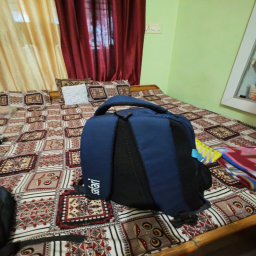
#> input picture captured/images_256/backpack.png, 256 x 256 px; its folder holds only this picture in this run
$ python annotate.py
#> lines starting #> are read from the running program, lines starting #| are printed output that depends on the picture; after the words box and inside, x2 and y2 are one past the last pixel; in counts of white or black regions, pixels touching at a corner belong together
"""Polygon mask annotator for the captured photos.

Runs on the already-resized 256x256 PNGs, as Section 1c requires the mask to be
drawn on the resized photo. Displayed at 3x so edges can be placed accurately;
clicks are mapped back to 256x256 coordinates. Writes masks with the object at
255 and the background at 0.

Controls
  left click    add a polygon vertex
  u / backspace undo last vertex
  c             close the current polygon and add it to the mask
  e             toggle erase mode (next closed polygon is subtracted)
  r             reset this image
  n             save and go to next image
  p             previous image
  q             save and quit
"""
import os, sys, glob
sys.path.insert(0, os.path.dirname(os.path.abspath(__file__)))
# Qt ships no fonts in the OpenCV wheel; the window itself is fine and all text
# is drawn by cv2.putText (Hershey), so silence the cosmetic warnings.
os.environ.setdefault("QT_LOGGING_RULES", "*=false")
import numpy as np
import cv2

ZOOM = 3
IMG_DIR = "captured/images_256"
MSK_DIR = "captured/masks_256"


def run():
    os.makedirs(MSK_DIR, exist_ok=True)
    files = sorted(glob.glob(os.path.join(IMG_DIR, "*.png")))
    if not files:
        print(f"no images in {IMG_DIR}"); return
    i = 0
    cv2.namedWindow("annotate", cv2.WINDOW_AUTOSIZE)
    state = {"pts": [], "erase": False}

    def on_mouse(ev, x, y, flags, _):
        if ev == cv2.EVENT_LBUTTONDOWN:
            state["pts"].append((x // ZOOM, y // ZOOM))
    cv2.setMouseCallback("annotate", on_mouse)

    while 0 <= i < len(files):
        path = files[i]
        base = os.path.basename(path)
        img = cv2.imread(path, cv2.IMREAD_COLOR)
#> img is the input picture: shape (256, 256, 3); mean B, G, R 93, 108.2, 117.7
        mpath = os.path.join(MSK_DIR, base)
        mask = (cv2.imread(mpath, cv2.IMREAD_GRAYSCALE)
                if os.path.exists(mpath) else np.zeros((256, 256), np.uint8))
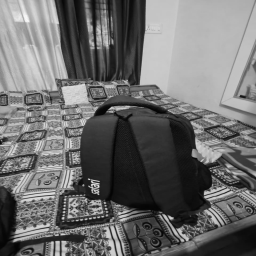
#> mask: shape (256, 256); min 4, max 248, mean 108.8
        if mask is None:
            mask = np.zeros((256, 256), np.uint8)
        state["pts"] = []

        while True:
            vis = img.copy()
            tint = np.zeros_like(vis); tint[:, :, 2] = 255
            m3 = (mask > 127)[:, :, None]
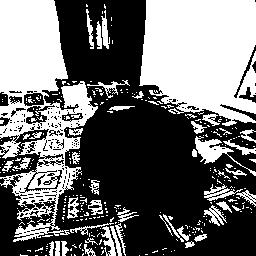
#> m3: shape (256, 256, 1) bool; 43.5% white; 319 white regions (271 under 20 px), largest, box (x1, y1, x2, y2) and area: (139, 0, 256, 126) 11919, (0, 0, 98, 242) 11310, (195, 136, 256, 176) 569
            vis = np.where(m3, (0.55 * vis + 0.45 * tint).astype(np.uint8), vis)
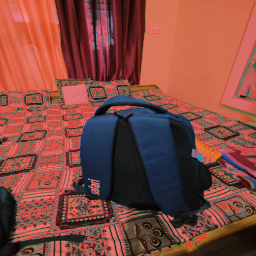
#> vis: shape (256, 256, 3); mean of channels 0, 1, 2 64.4, 72.9, 132.5; drawn as B, G, R
            big = cv2.resize(vis, (256 * ZOOM, 256 * ZOOM),
                             interpolation=cv2.INTER_NEAREST)
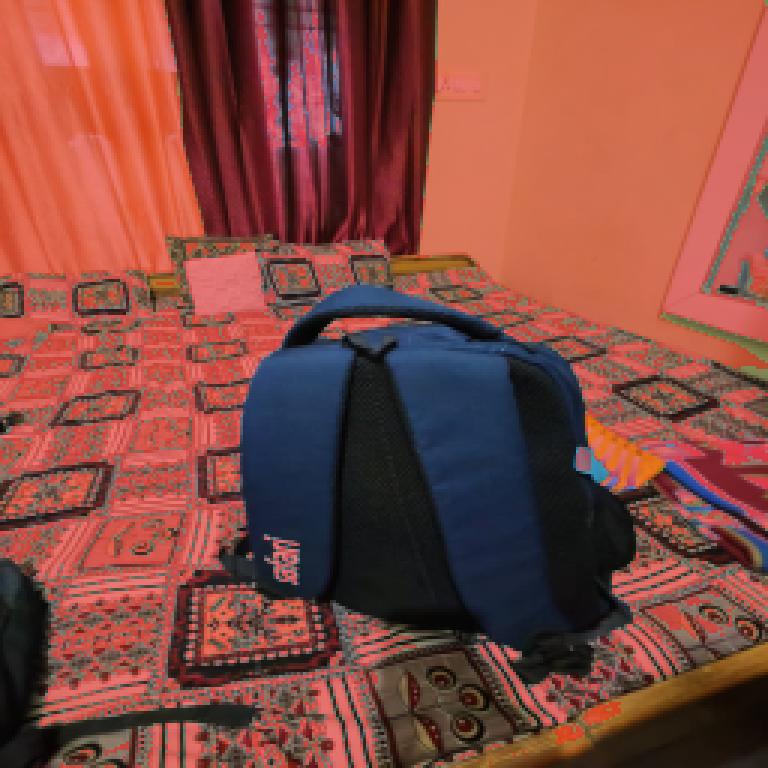
#> big: shape (768, 768, 3); mean of channels 0, 1, 2 64.4, 72.9, 132.5; drawn as B, G, R
            pts = state["pts"]
            if pts:
                p = (np.array(pts) * ZOOM).astype(np.int32)
                cv2.polylines(big, [p], False, (0, 255, 255), 2)
                for q in p:
                    cv2.circle(big, tuple(q), 4, (0, 255, 0), -1)
            hdr = (f"[{i+1}/{len(files)}] {base}   "
                   f"{'ERASE' if state['erase'] else 'DRAW'}   "
                   f"pts={len(pts)}   c=close u=undo e=erase r=reset n=next q=quit")
            cv2.rectangle(big, (0, 0), (256 * ZOOM, 26), (0, 0, 0), -1)
            cv2.putText(big, hdr, (6, 18), cv2.FONT_HERSHEY_SIMPLEX, 0.45,
                        (255, 255, 255), 1)
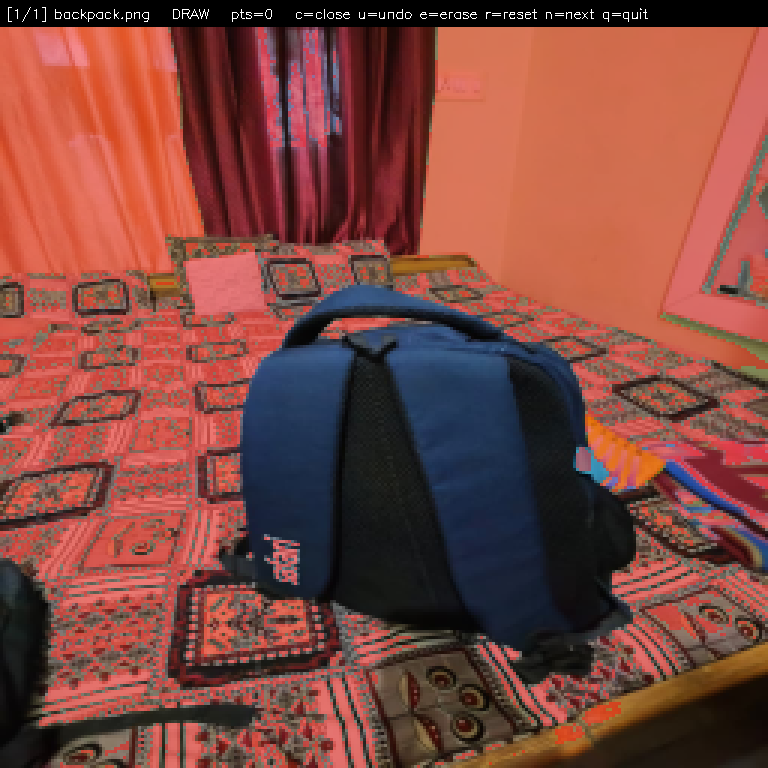
#> big: shape (768, 768, 3); mean of channels 0, 1, 2 62.8, 70.6, 127.2; drawn as B, G, R
            cv2.imshow("annotate", big)
            k = cv2.waitKey(20) & 0xFF
#> (key e is pressed here)

            if k in (ord('u'), 8) and pts:
                pts.pop()
            elif k == ord('c') and len(pts) >= 3:
                poly = np.array(pts, np.int32)
                tmp = np.zeros((256, 256), np.uint8)
                cv2.fillPoly(tmp, [poly], 255)
                mask = (np.where(tmp > 0, 0, mask) if state["erase"]
                        else np.maximum(mask, tmp)).astype(np.uint8)
                state["pts"] = []
            elif k == ord('e'):
                state["erase"] = not state["erase"]
            elif k == ord('r'):
                mask[:] = 0; state["pts"] = []
            elif k in (ord('n'), ord('q'), ord('p')):
                cv2.imwrite(mpath, (mask > 127).astype(np.uint8) * 255)
                print(f"saved {mpath}  object px = {int((mask>127).sum())}")
                if k == ord('q'):
                    cv2.destroyAllWindows(); return
                i += 1 if k == ord('n') else -1
                break
    cv2.destroyAllWindows()
    print("done")


if __name__ == "__main__":
    run()

$ run again, on captured/images_256/motorcycle.png
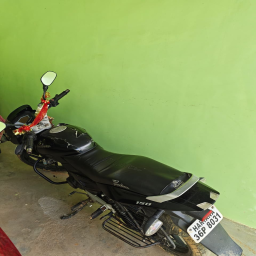
#> input picture captured/images_256/motorcycle.png, 256 x 256 px
#> in run, img is the input picture: shape (256, 256, 3); mean B, G, R 92.6, 152.5, 133.6
#> in run, `m3 = (mask > 127)[:, :, None]`:
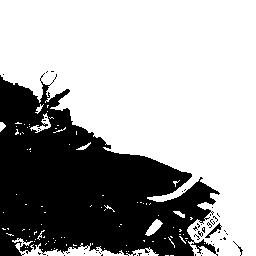
#> m3: shape (256, 256, 1) bool; 64.4% white; 48 black regions (45 under 20 px), largest, box (x1, y1, x2, y2) and area: (0, 73, 220, 256) 23105, (205, 223, 222, 238) 63, (233, 241, 243, 256) 22
#> in run, `cv2.putText(big, hdr, (6, 18), cv2.FONT_HERSHEY_SIMPLEX, 0.45, (255, 2..`:
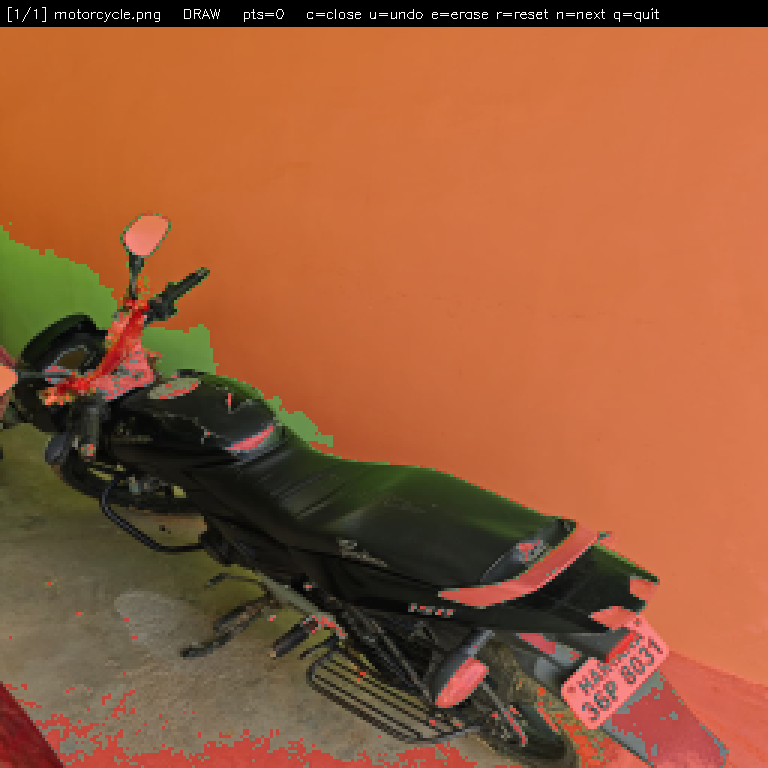
#> big: shape (768, 768, 3); mean of channels 0, 1, 2 57, 91.3, 151.8; drawn as B, G, R

$ run again, on captured/images_256/plant_doorway.png
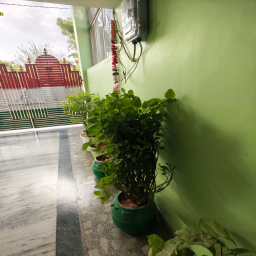
#> input picture captured/images_256/plant_doorway.png, 256 x 256 px
#> in run, img is the input picture: shape (256, 256, 3); mean B, G, R 100.1, 134.2, 130.7
#> in run, `m3 = (mask > 127)[:, :, None]`:
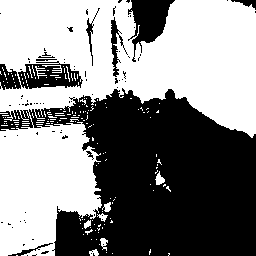
#> m3: shape (256, 256, 1) bool; 53.6% white; 82 black regions (72 under 20 px), largest, box (x1, y1, x2, y2) and area: (0, 88, 256, 256) 26651, (0, 61, 83, 90) 1409, (128, 0, 175, 62) 1388
#> in run, `cv2.putText(big, hdr, (6, 18), cv2.FONT_HERSHEY_SIMPLEX, 0.45, (255, 2..`:
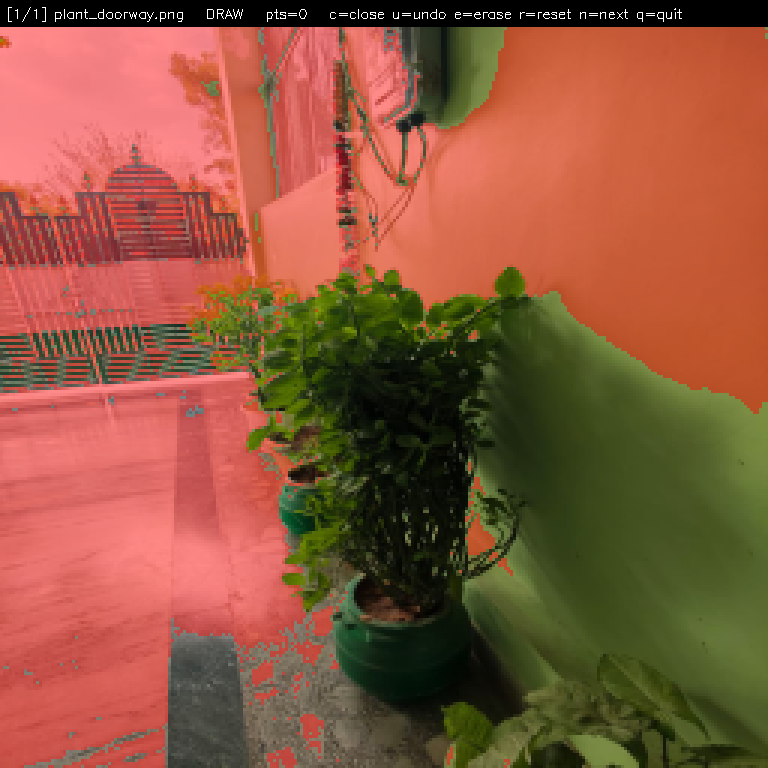
#> big: shape (768, 768, 3); mean of channels 0, 1, 2 60.6, 86.2, 141.6; drawn as B, G, R

$ run again, on captured/images_256/pot_outdoor.png
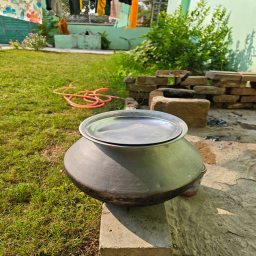
#> input picture captured/images_256/pot_outdoor.png, 256 x 256 px
#> in run, img is the input picture: shape (256, 256, 3); mean B, G, R 76.3, 125.8, 126.8
#> in run, `m3 = (mask > 127)[:, :, None]`:
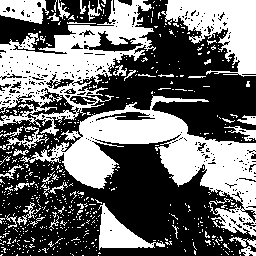
#> m3: shape (256, 256, 1) bool; 42.7% white; 581 white regions (543 under 20 px), largest, box (x1, y1, x2, y2) and area: (20, 95, 256, 237) 10278, (0, 0, 156, 136) 8136, (161, 0, 256, 77) 3813
#> in run, `cv2.putText(big, hdr, (6, 18), cv2.FONT_HERSHEY_SIMPLEX, 0.45, (255, 2..`:
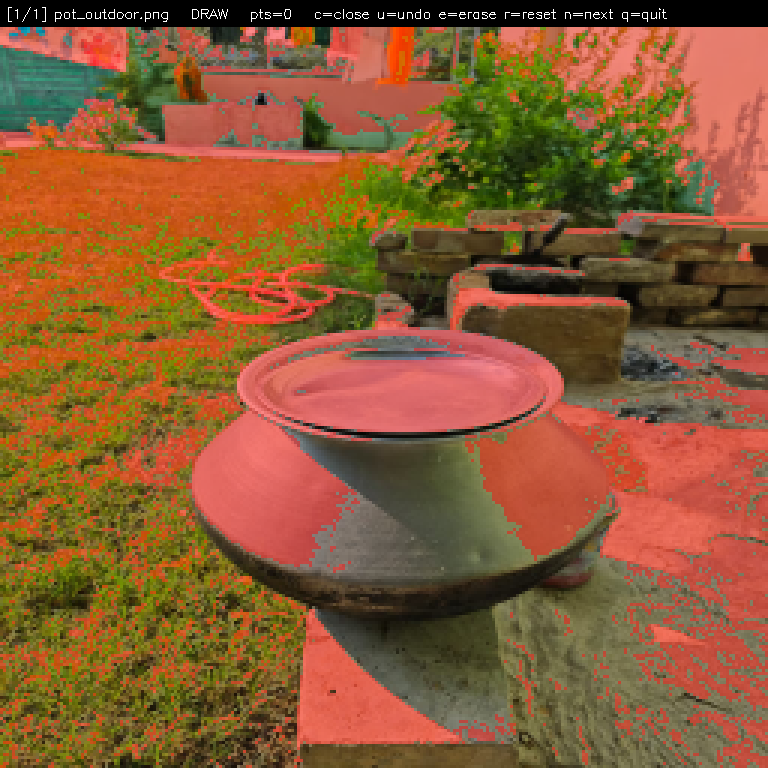
#> big: shape (768, 768, 3); mean of channels 0, 1, 2 51, 89.8, 137; drawn as B, G, R
